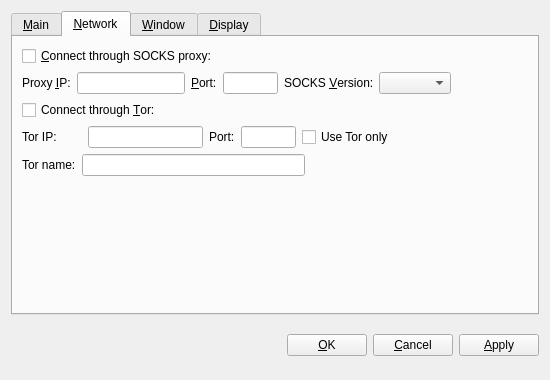
<?xml version="1.0" encoding="UTF-8"?>
<ui version="4.0">
 <class>OptionsDialog</class>
 <widget class="QWidget" name="OptionsDialog">
  <property name="geometry">
   <rect>
    <x>0</x>
    <y>0</y>
    <width>550</width>
    <height>380</height>
   </rect>
  </property>
  <property name="windowTitle">
   <string>Options</string>
  </property>
  <layout class="QVBoxLayout" name="verticalLayout">
   <item>
    <widget class="QTabWidget" name="tabWidget">
     <property name="tabPosition">
      <enum>QTabWidget::North</enum>
     </property>
     <property name="currentIndex">
      <number>1</number>
     </property>
     <widget class="QWidget" name="tabMain">
      <attribute name="title">
       <string>&amp;Main</string>
      </attribute>
      <layout class="QVBoxLayout" name="verticalLayout_Main">
       <item>
        <widget class="QLabel" name="transactionFeeInfoLabel">
         <property name="text">
          <string>Optional transaction fee per kB that helps make sure your transactions are processed quickly. Most transactions are 1 kB. Fee 0.001 recommended.</string>
         </property>
         <property name="textFormat">
          <enum>Qt::PlainText</enum>
         </property>
         <property name="wordWrap">
          <bool>true</bool>
         </property>
        </widget>
       </item>
       <item>
        <layout class="QHBoxLayout" name="horizontalLayout_Main">
         <item>
          <widget class="QLabel" name="transactionFeeLabel">
           <property name="text">
            <string>Pay transaction &amp;fee</string>
           </property>
           <property name="textFormat">
            <enum>Qt::PlainText</enum>
           </property>
           <property name="buddy">
            <cstring>transactionFee</cstring>
           </property>
          </widget>
         </item>
         <item>
          <widget class="BitcoinAmountField" name="transactionFee"/>
         </item>
         <item>
          <widget class="QLabel" name="label">
           <property name="text">
            <string>per kilobyte</string>
           </property>
          </widget>
         </item>
         <item>
          <spacer name="horizontalSpacer_Main">
           <property name="orientation">
            <enum>Qt::Horizontal</enum>
           </property>
           <property name="sizeHint" stdset="0">
            <size>
             <width>40</width>
             <height>20</height>
            </size>
           </property>
          </spacer>
         </item>
        </layout>
       </item>
       <item>
        <widget class="QCheckBox" name="bitcoinAtStartup">
         <property name="toolTip">
          <string>Automatically start SustainCoin after logging in to the system.</string>
         </property>
         <property name="text">
          <string>&amp;Start SustainCoin on system login</string>
         </property>
        </widget>
       </item>
       <item>
        <widget class="QCheckBox" name="detachDatabases">
         <property name="toolTip">
          <string>Detach block and address databases at shutdown. This means they can be moved to another data directory, but it slows down shutdown. The wallet is always detached.</string>
         </property>
         <property name="text">
          <string>&amp;Detach databases at shutdown</string>
         </property>
        </widget>
       </item>
       <item>
        <spacer name="verticalSpacer_Main">
         <property name="orientation">
          <enum>Qt::Vertical</enum>
         </property>
         <property name="sizeHint" stdset="0">
          <size>
           <width>17</width>
           <height>153</height>
          </size>
         </property>
        </spacer>
       </item>
      </layout>
     </widget>
     <widget class="QWidget" name="tabNetwork">
      <attribute name="title">
       <string>&amp;Network</string>
      </attribute>
      <layout class="QVBoxLayout" name="verticalLayout_Network">
       <item>
        <widget class="QCheckBox" name="connectSocks">
         <property name="toolTip">
          <string>Connect to the SustainCoin network through a SOCKS proxy (e.g. when connecting through Tor).</string>
         </property>
         <property name="text">
          <string>&amp;Connect through SOCKS proxy:</string>
         </property>
        </widget>
       </item>
       <item>
        <layout class="QHBoxLayout" name="horizontalLayout_Network">
         <item>
          <widget class="QLabel" name="proxyIpLabel">
           <property name="text">
            <string>Proxy &amp;IP:</string>
           </property>
           <property name="textFormat">
            <enum>Qt::PlainText</enum>
           </property>
           <property name="buddy">
            <cstring>proxyIp</cstring>
           </property>
          </widget>
         </item>
         <item>
          <widget class="QValidatedLineEdit" name="proxyIp">
           <property name="maximumSize">
            <size>
             <width>140</width>
             <height>16777215</height>
            </size>
           </property>
           <property name="toolTip">
            <string>IP address of the proxy (e.g. 127.0.0.1)</string>
           </property>
          </widget>
         </item>
         <item>
          <widget class="QLabel" name="proxyPortLabel">
           <property name="text">
            <string>&amp;Port:</string>
           </property>
           <property name="textFormat">
            <enum>Qt::PlainText</enum>
           </property>
           <property name="buddy">
            <cstring>proxyPort</cstring>
           </property>
          </widget>
         </item>
         <item>
          <widget class="QLineEdit" name="proxyPort">
           <property name="maximumSize">
            <size>
             <width>55</width>
             <height>16777215</height>
            </size>
           </property>
           <property name="toolTip">
            <string>Port of the proxy (e.g. 9050)</string>
           </property>
          </widget>
         </item>
         <item>
          <widget class="QLabel" name="socksVersionLabel">
           <property name="text">
            <string>SOCKS &amp;Version:</string>
           </property>
           <property name="textFormat">
            <enum>Qt::PlainText</enum>
           </property>
           <property name="buddy">
            <cstring>socksVersion</cstring>
           </property>
          </widget>
         </item>
         <item>
          <widget class="QValueComboBox" name="socksVersion">
           <property name="toolTip">
            <string>SOCKS version of the proxy (e.g. 5)</string>
           </property>
          </widget>
         </item>
         <item>
          <spacer name="horizontalSpacer_Network">
           <property name="orientation">
            <enum>Qt::Horizontal</enum>
           </property>
           <property name="sizeHint" stdset="0">
            <size>
             <width>40</width>
             <height>20</height>
            </size>
           </property>
          </spacer>
         </item>
        </layout>
       </item>
       <item>
        <widget class="QCheckBox" name="connectTor">
         <property name="text">
          <string>Connect through &amp;Tor:</string>
         </property>
        </widget>
       </item>
       <item>
        <layout class="QHBoxLayout" name="horizontalLayout_Tor">
         <item>
          <widget class="QLabel" name="torIpLabel">
           <property name="minimumSize">
            <size>
             <width>60</width>
             <height>0</height>
            </size>
           </property>
           <property name="text">
            <string>Tor IP:</string>
           </property>
          </widget>
         </item>
         <item>
          <widget class="QValidatedLineEdit" name="torIp">
           <property name="maximumSize">
            <size>
             <width>115</width>
             <height>16777215</height>
            </size>
           </property>
          </widget>
         </item>
         <item>
          <widget class="QLabel" name="torPortLabel">
           <property name="text">
            <string>Port:</string>
           </property>
          </widget>
         </item>
         <item>
          <widget class="QLineEdit" name="torPort">
           <property name="maximumSize">
            <size>
             <width>55</width>
             <height>16777215</height>
            </size>
           </property>
          </widget>
         </item>
         <item>
          <widget class="QCheckBox" name="TorOnly">
           <property name="text">
            <string>Use Tor only</string>
           </property>
          </widget>
         </item>
         <item>
          <spacer name="horizontalSpacer">
           <property name="orientation">
            <enum>Qt::Horizontal</enum>
           </property>
           <property name="sizeHint" stdset="0">
            <size>
             <width>40</width>
             <height>20</height>
            </size>
           </property>
          </spacer>
         </item>
        </layout>
       </item>
       <item>
        <layout class="QHBoxLayout" name="horizontalLayout">
         <item>
          <widget class="QLabel" name="torNameLabel">
           <property name="text">
            <string>Tor name:</string>
           </property>
           <property name="textFormat">
            <enum>Qt::PlainText</enum>
           </property>
           <property name="buddy">
            <cstring>torName</cstring>
           </property>
          </widget>
         </item>
         <item>
          <widget class="QLineEdit" name="torName"/>
         </item>
         <item>
          <spacer name="horizontalSpacer_3">
           <property name="orientation">
            <enum>Qt::Horizontal</enum>
           </property>
           <property name="sizeHint" stdset="0">
            <size>
             <width>40</width>
             <height>20</height>
            </size>
           </property>
          </spacer>
         </item>
        </layout>
       </item>
       <item>
        <spacer name="verticalSpacer_Network">
         <property name="orientation">
          <enum>Qt::Vertical</enum>
         </property>
         <property name="sizeHint" stdset="0">
          <size>
           <width>20</width>
           <height>40</height>
          </size>
         </property>
        </spacer>
       </item>
      </layout>
     </widget>
     <widget class="QWidget" name="tabWindow">
      <attribute name="title">
       <string>&amp;Window</string>
      </attribute>
      <layout class="QVBoxLayout" name="verticalLayout_Window">
       <item>
        <widget class="QCheckBox" name="minimizeToTray">
         <property name="toolTip">
          <string>Show only a tray icon after minimizing the window.</string>
         </property>
         <property name="text">
          <string>&amp;Minimize to the tray instead of the taskbar</string>
         </property>
        </widget>
       </item>
       <item>
        <widget class="QCheckBox" name="minimizeOnClose">
         <property name="toolTip">
          <string>Minimize instead of exit the application when the window is closed. When this option is enabled, the application will be closed only after selecting Exit in the menu.</string>
         </property>
         <property name="text">
          <string>M&amp;inimize on close</string>
         </property>
        </widget>
       </item>
       <item>
        <spacer name="verticalSpacer_Window">
         <property name="orientation">
          <enum>Qt::Vertical</enum>
         </property>
         <property name="sizeHint" stdset="0">
          <size>
           <width>20</width>
           <height>40</height>
          </size>
         </property>
        </spacer>
       </item>
      </layout>
     </widget>
     <widget class="QWidget" name="tabDisplay">
      <attribute name="title">
       <string>&amp;Display</string>
      </attribute>
      <layout class="QVBoxLayout" name="verticalLayout_Display">
       <item>
        <layout class="QHBoxLayout" name="horizontalLayout_1_Display">
         <item>
          <widget class="QLabel" name="langLabel">
           <property name="text">
            <string>User Interface &amp;language:</string>
           </property>
           <property name="textFormat">
            <enum>Qt::PlainText</enum>
           </property>
           <property name="buddy">
            <cstring>lang</cstring>
           </property>
          </widget>
         </item>
         <item>
          <widget class="QValueComboBox" name="lang">
           <property name="toolTip">
            <string>The user interface language can be set here. This setting will take effect after restarting SustainCoin.</string>
           </property>
          </widget>
         </item>
        </layout>
       </item>
       <item>
        <layout class="QHBoxLayout" name="horizontalLayout_2_Display">
         <item>
          <widget class="QLabel" name="unitLabel">
           <property name="text">
            <string>&amp;Unit to show amounts in:</string>
           </property>
           <property name="textFormat">
            <enum>Qt::PlainText</enum>
           </property>
           <property name="buddy">
            <cstring>unit</cstring>
           </property>
          </widget>
         </item>
         <item>
          <widget class="QValueComboBox" name="unit">
           <property name="toolTip">
            <string>Choose the default subdivision unit to show in the interface and when sending coins.</string>
           </property>
          </widget>
         </item>
        </layout>
       </item>
       <item>
        <widget class="QCheckBox" name="displayAddresses">
         <property name="toolTip">
          <string>Whether to show SustainCoin addresses in the transaction list or not.</string>
         </property>
         <property name="text">
          <string>&amp;Display addresses in transaction list</string>
         </property>
        </widget>
       </item>
       <item>
        <widget class="QCheckBox" name="coinControlFeatures">
         <property name="toolTip">
          <string>Whether to show coin control features or not.</string>
         </property>
         <property name="text">
          <string>Display coin &amp;control features (experts only!)</string>
         </property>
        </widget>
       </item>
       <item>
        <layout class="QHBoxLayout" name="horizontalLayout_3_Display">
         <item>
          <widget class="QLabel" name="thirdPartyTxUrlsLabel">
           <property name="toolTip">
            <string>Third party URLs (e.g. explorer.novaco.in) that appear in the transactions tab as context menu items. %s in the URL is replaced by transaction hash. Multiple URLs are separated by vertical bar |.</string>
           </property>
           <property name="text">
            <string>Third party transaction URLs</string>
           </property>
           <property name="buddy">
            <cstring>thirdPartyTxUrls</cstring>
           </property>
          </widget>
         </item>
         <item>
          <widget class="QLineEdit" name="thirdPartyTxUrls">
           <property name="toolTip">
            <string>Third party URLs (e.g. explorer.novaco.in) that appear in the transactions tab as context menu items. %s in the URL is replaced by transaction hash. Multiple URLs are separated by vertical bar |.</string>
           </property>
          </widget>
         </item>
        </layout>
       </item>
       <item>
        <spacer name="verticalSpacer_Display">
         <property name="orientation">
          <enum>Qt::Vertical</enum>
         </property>
         <property name="sizeHint" stdset="0">
          <size>
           <width>20</width>
           <height>40</height>
          </size>
         </property>
        </spacer>
       </item>
      </layout>
     </widget>
    </widget>
   </item>
   <item>
    <layout class="QHBoxLayout" name="horizontalLayout_Buttons">
     <item>
      <spacer name="horizontalSpacer_1">
       <property name="orientation">
        <enum>Qt::Horizontal</enum>
       </property>
       <property name="sizeHint" stdset="0">
        <size>
         <width>40</width>
         <height>48</height>
        </size>
       </property>
      </spacer>
     </item>
     <item>
      <widget class="QLabel" name="statusLabel">
       <property name="font">
        <font>
         <weight>75</weight>
         <bold>true</bold>
        </font>
       </property>
       <property name="text">
        <string/>
       </property>
       <property name="textFormat">
        <enum>Qt::PlainText</enum>
       </property>
       <property name="wordWrap">
        <bool>true</bool>
       </property>
      </widget>
     </item>
     <item>
      <spacer name="horizontalSpacer_2">
       <property name="orientation">
        <enum>Qt::Horizontal</enum>
       </property>
       <property name="sizeHint" stdset="0">
        <size>
         <width>40</width>
         <height>48</height>
        </size>
       </property>
      </spacer>
     </item>
     <item>
      <widget class="QPushButton" name="okButton">
       <property name="text">
        <string>&amp;OK</string>
       </property>
      </widget>
     </item>
     <item>
      <widget class="QPushButton" name="cancelButton">
       <property name="text">
        <string>&amp;Cancel</string>
       </property>
       <property name="autoDefault">
        <bool>false</bool>
       </property>
      </widget>
     </item>
     <item>
      <widget class="QPushButton" name="applyButton">
       <property name="text">
        <string>&amp;Apply</string>
       </property>
       <property name="autoDefault">
        <bool>false</bool>
       </property>
      </widget>
     </item>
    </layout>
   </item>
  </layout>
 </widget>
 <customwidgets>
  <customwidget>
   <class>BitcoinAmountField</class>
   <extends>QSpinBox</extends>
   <header>bitcoinamountfield.h</header>
  </customwidget>
  <customwidget>
   <class>QValueComboBox</class>
   <extends>QComboBox</extends>
   <header>qvaluecombobox.h</header>
  </customwidget>
  <customwidget>
   <class>QValidatedLineEdit</class>
   <extends>QLineEdit</extends>
   <header>qvalidatedlineedit.h</header>
  </customwidget>
 </customwidgets>
 <resources/>
 <connections/>
</ui>
